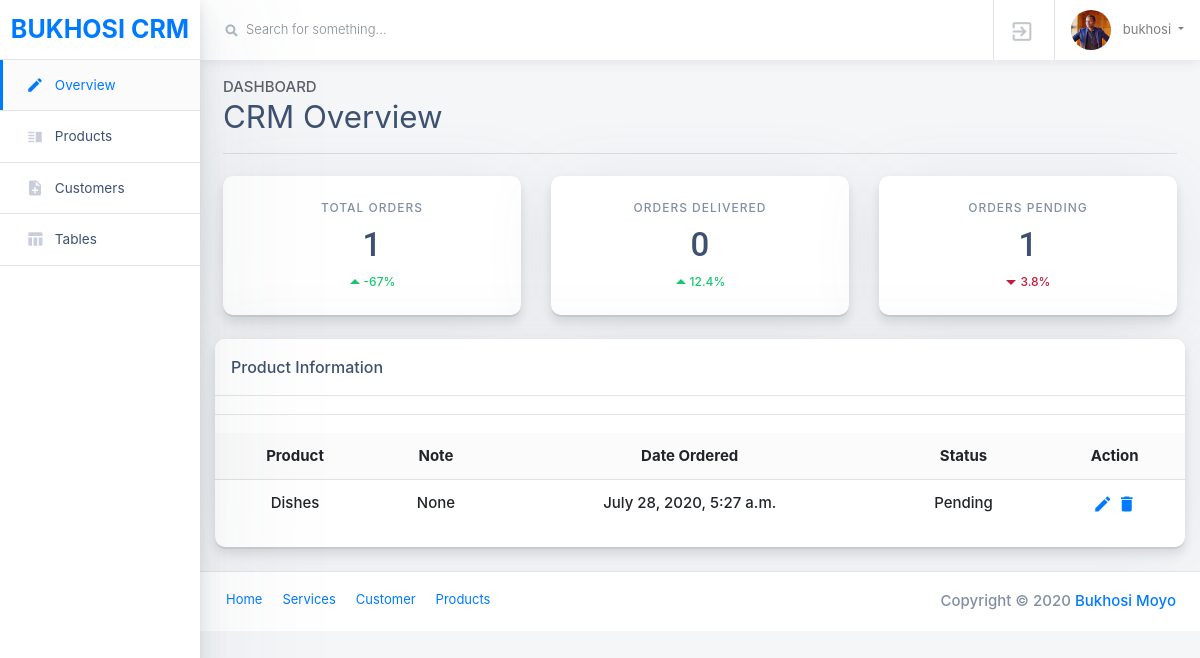
The page /user/ (signed in) on the database its author committed.
### accounts/models.py (models this page shows, shortened)
class Customer(models.Model):
    user = models.OneToOneField(User, null=True, blank=True, on_delete=models.CASCADE)
    name = models.CharField(max_length=200, null=True)
    phone = models.CharField(max_length=200, null=True)
    email = models.CharField(max_length=200, null=True)
    profile_pic = models.ImageField(default="profile.png", null=True, blank=True)
    description = models.TextField(null=True, blank=True, max_length=1000)
    date_created = models.DateTimeField(auto_now_add=True, null=True)

class Order(models.Model):
    STATUS = (
        ('Pending', 'Pending'),
        ('Out for delivery', 'Out for delivery'),
        ('Delivered', 'Delivered'),
    )
    customer = models.ForeignKey(Customer, null=True, on_delete=models.SET_NULL)
    product = models.ForeignKey(Product, null=True, on_delete=models.SET_NULL)
    date_created = models.DateTimeField(auto_now_add=True, null=True)
    status = models.CharField(max_length=200, null=True, choices=STATUS)
    note = models.CharField(max_length=200, null=True)

class Product(models.Model):
    CATEGORY = (
        ('Indoor', 'Indoor'),
        ('Outdoor', 'Outdoor'),
    )
    name = models.CharField(max_length=200, null=True)
    price = models.FloatField(null=True)
    category = models.CharField(max_length=200, null=True, choices=CATEGORY)
    description = models.CharField(max_length=200, null=True, blank=True)
    date_created = models.DateTimeField(auto_now_add=True, null=True)
    tags = models.ManyToManyField(Tag)
    def __str__(self):
        return self.name

### accounts/decorators.py (the view)
        def wrapper_func(request, *args, **kwargs):
            group = None
            if request.user.groups.exists():
                group = request.user.groups.all()[0].name
            if group in allowed_roles:
                return view_func(request, *args, **kwargs)
            else:
                return redirect('error1')

### accounts/views.py (called while the page is built)
@login_required(login_url='login')
@allowed_users(allowed_roles=['customer'])
def userPage(request):
    orders = request.user.customer.order_set.all()
    total_orders = orders.count()
    delivered = orders.filter(status='Delivered').count()
    pending = orders.filter(status='Pending').count()
    context = {'orders':orders,
               'total_orders': total_orders,
               'delivered':delivered,
               'pending': pending,
    }
    return render(request, 'accounts/user.html', context)

### accounts/templates/accounts/user.html (shortened to what this page needs)
{% extends "accounts/main.html" %}
{% load static %}
{% block content %}
{% include "accounts/sidebar.html" %}
{% include 'accounts/navbar.html' %}
{% include 'accounts/page_header.html' %}
{% include "accounts/status.html" %}
<main class="main-content col-lg-10 col-md-9 col-sm-12 p-0 offset-lg-2 offset-md-3">
    <div class="container-fluid">
        <div class="row">
            <div class="col">
                <div class="card card-small mb-4">
                    <div class="card-header border-bottom">
                        <h6 class="m-0">Product Information</h6>
                    </div>
                    <hr>
                    <div class="card-body p-0 pb-3 text-center">
                        <table class="table mb-0">
                            <thead class="bg-light">
                                <tr>
                                    <th scope="col" class="border-0">Product</th>
                                    <th scope="col" class="border-0">Note</th>
                                    <th scope="col" class="border-0">Date Ordered</th>
                                    <th scope="col" class="border-0">Status</th>
                                    <th scope="col" class="border-0">Action</th>
                                </tr>
                            </thead>
                            <tbody>
                                {% for order in orders %}
                                    <tr>
                                        <td>{{ order.product }}</td>
                                        <td>{{ order.note }}</td>
                                        <td>{{ order.date_created }}</td>
                                        <td>{{ order.status }}</td>
                                        <td class="table-action">
                                            <a href=" {% url 'update_order' order.id %} "><i title='update' style="font-size: 20px;" class="material-icons">edit</i></a>
                                            <a href=" {% url 'delete_order' order.id %} "><i title='delete' style="font-size: 20px;" class="material-icons">delete</i></a>
                                        </td>
                                    </tr>
                                {% endfor %}
                            </tbody>
                        </table>
                    </div>
                </div>
            </div>
        </div>
    </div>
</main>
{% include "accounts/footer.html" %}
{% endblock content %}

### accounts/templates/accounts/navbar.html (shortened to what this page needs)
{% extends "accounts/main.html" %}
{% load static %}
{% block content %}
<main class="main-content col-lg-10 col-md-9 col-sm-12 p-0 offset-lg-2 offset-md-3 ">
    <div class="main-navbar sticky-top bg-white">
        <nav class="navbar align-items-stretch navbar-light flex-md-nowrap p-0">
            <form action="#" class="main-navbar__search w-100 d-none d-md-flex d-lg-flex">
            <div class="input-group input-group-seamless ml-3">
                <div class="input-group-prepend">
                <div class="input-group-text">
                    <i class="fas fa-search"></i>
                </div>
                </div>
                <input class="navbar-search form-control" type="text" placeholder="Search for something..." aria-label="Search"> </div>
            </form>
            <ul class="navbar-nav border-left flex-row ">
            <li class="nav-item border-right dropdown notifications">
                <a class="nav-link nav-link-icon text-center" href=" {% url 'logout' %} " role="button" id="dropdownMenuLink" data-toggle="dropdown" aria-haspopup="true" aria-expanded="false">
                <div class="nav-link-icon__wrapper">
                    <i class="material-icons">exit_to_app</i>
                </div>
                </a>
            </li>
            <li class="nav-item dropdown">
                <a class="nav-link dropdown-toggle text-nowrap px-3" data-toggle="dropdown" href="" role="button" aria-haspopup="true" aria-expanded="false">
                <img class="user-avatar rounded-circle mr-2" src="{{request.user.customer.profile_pic.url}}" alt="User Avatar">
                <span class="d-none d-md-inline-block"> {{ request.user }} </span>
                </a>
            </li>
            </ul>
        </nav>
    </div>
</main>
{% endblock content %}

### rows shown on the page
Order: product "Dishes", note "None", date_created "July 28, 2020, 5:27 a.m.", status "Pending"

### other values the page prints
{{ request.user }} "bukhosi"
{{ total_orders }} "1"
{{ delivered }} "0"
{{ pending }} "1"
